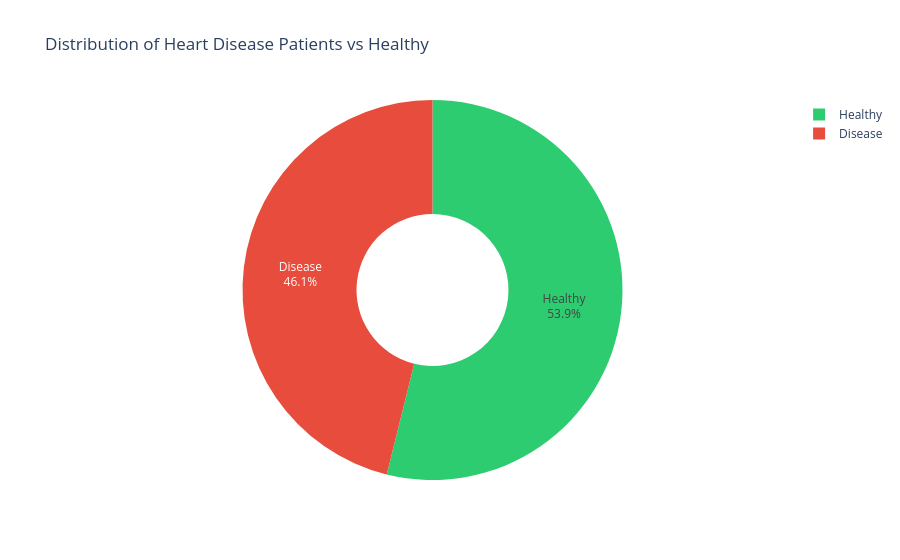

Notebook source saved alongside this figure:
### Markdown cell above
### 📊 Key Insights: Gender & Condition Distributions

**1. Target Variable (Condition) is Well-Balanced:**
* **Observation:** The chart on the right shows that the target variable is fairly distributed: **53.9%** of patients are healthy (No), and **46.1%** have heart disease (Yes).
* **Modeling Impact:** This is excellent news! Because the classes are almost balanced, our Machine Learning model will not be biased toward a majority class. This means we likely **will not need** to use complex data resampling techniques (like SMOTE or undersampling) before training the model.

**2. Gender Distribution is Imbalanced:**
* **Observation:** The chart on the left highlights a significant demographic imbalance in our dataset. Males constitute the majority at **67.7%**, while Females represent only **32.3%**.
* **Modeling Impact:** We must be mindful of this skewness. Because there is more data on male patients, the model might become better at predicting male cases than female cases. We need to investigate this further to ensure our model remains fair and generalized.

---

### Code cell
# Ensure 'condition' is treated as a string/category for better labeling in plots
data['condition_label'] = data['condition'].map({0: 'Healthy', 1: 'Disease'})

# 1. Target Variable Distribution
fig1 = px.pie(data, names='condition_label', 
              title='Distribution of Heart Disease Patients vs Healthy',
              color='condition_label', 
              color_discrete_map={'Healthy':'#2ecc71', 'Disease':'#e74c3c'}, 
              hole=0.4) # Makes it a donut chart

fig1.update_traces(textposition='inside', textinfo='percent+label')
fig1.show()

### Figure 1 — Plotly figure (JSON) as saved in the notebook; plotly's stock layout.template omitted (floating-point values rounded to 4 significant figures; data arrays with more than 128 entries replaced by an {"elided": "..."} marker saying what was removed)
{"data": [{"customdata": {"elided": "297x1 str values"}, "domain": {"x": [0, 1], "y": [0, 1]}, "hole": 0.4, "hovertemplate": "condition_label=%{customdata[0]}<extra></extra>", "labels": {"elided": "297 str values"}, "legendgroup": "", "marker": {"colors": {"elided": "297 str values"}}, "name": "", "showlegend": true, "textinfo": "percent+label", "textposition": "inside", "type": "pie"}], "layout": {"legend": {"tracegroupgap": 0}, "title": {"text": "Distribution of Heart Disease Patients vs Healthy"}}}
